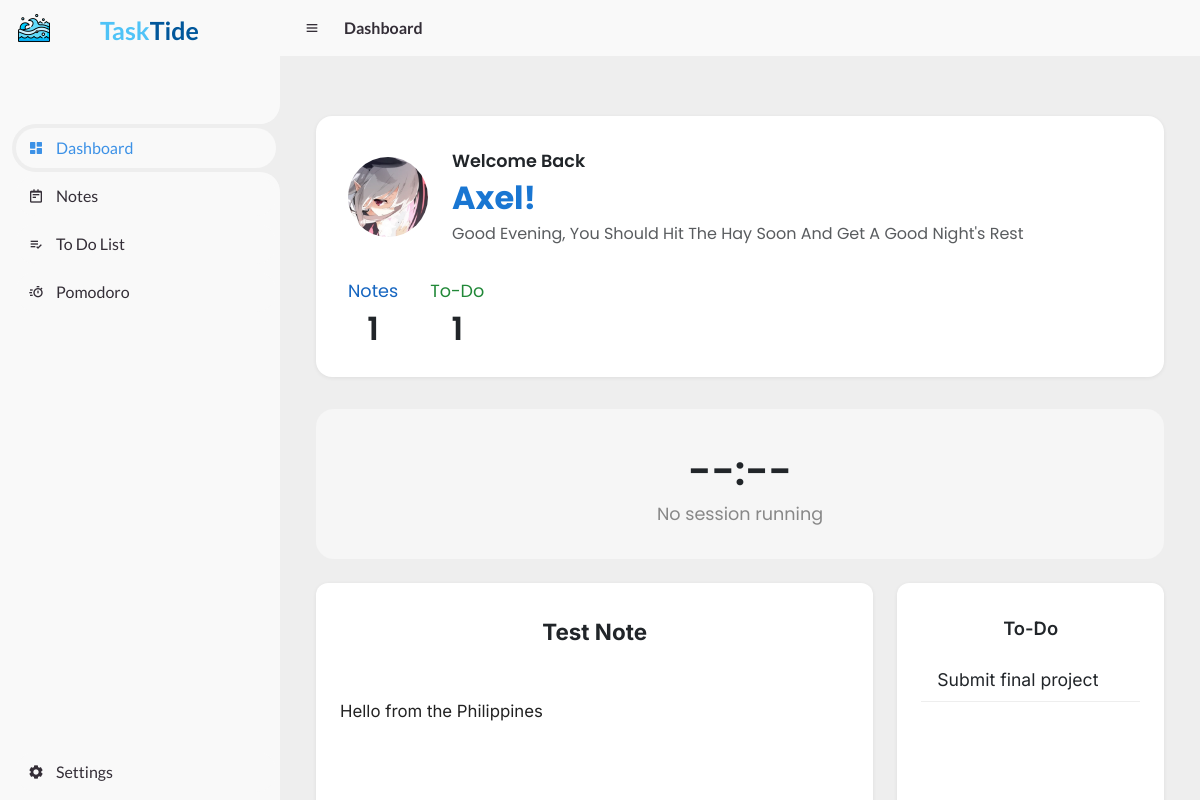
/ (signed in), run on the app's committed database.
### tables this page shows
CREATE TABLE users (
                       id INTEGER PRIMARY KEY AUTOINCREMENT,
                       username TEXT NOT NULL,
                       password TEXT NOT NULL,
                       profile_picture TEXT
                       );

CREATE TABLE notes (
                       id INTEGER PRIMARY KEY AUTOINCREMENT,
                       user_id INTEGER NOT NULL,
                       note_date DATA NOT NULL,
                       content TEXT, title TEXT,
                       FOREIGN KEY (user_id) REFERENCES users(id)
                       );

CREATE TABLE todos (
            id INTEGER PRIMARY KEY AUTOINCREMENT,
            user_id INTEGER NOT NULL,
            task TEXT NOT NULL,
            completed BOOLEAN DEFAULT 0,
            FOREIGN KEY (user_id) REFERENCES users(id)
        );

### app.py (the view)
@app.route("/")
@login_required
def dashboard():
    user_id = session.get("user_id")
    username = session.get("username")
    from datetime import datetime
    now = datetime.now()
    hour = now.hour
    if hour < 12:
        greeting = "Good Morning"
        subtext = "Let's Make Today A Productive Day"
    elif hour < 18:
        greeting = "Good Afternoon"
        subtext = "Remember To Take A Break From Time To Time"
    else:
        greeting = "Good Evening"
        subtext = "You Should Hit The Hay Soon And Get A Good Night's Rest"
    conn = get_db_connection()
    user = conn.execute("SELECT profile_picture FROM users WHERE id = ?", (user_id,)).fetchone()
    profile_picture = user["profile_picture"] if user else "placeholder.png"
    notes = conn.execute("SELECT * FROM notes WHERE user_id = ?", (user_id,)).fetchall()
    random_note = random.choice(notes) if notes else None
    notes_count = len(notes)
    todos = conn.execute("SELECT * FROM todos WHERE user_id = ?", (user_id,)).fetchall()
    todos_count = len(todos)
    conn.close()
    return render_template(
        "dashboard.html",
        username=username,
        greeting=greeting,
        subtext=subtext,
        profile_picture=profile_picture,
        notes_count=notes_count,
        todos_count=todos_count,
        todos=todos,
        random_note=random_note
    )

### app.py (called while the page is built)
@app.after_request
def after_request(response):
    response.headers["Cache-Control"] = "no-cache, no-store, must-revalidate"
    response.headers["Expires"] = 0
    response.headers["Pragma"] = "no-cache"
    return response

### helpers.py (called while the page is built)
def login_required(f):
    @wraps(f)
    def decorated_function(*args, **kwargs):
        if session.get("user_id") is None:
            return redirect("/login")
        return f(*args, **kwargs)
    return decorated_function

def get_db_connection():
    connection = sql.connect('data.db')
    connection.row_factory = sql.Row
    return connection

### templates/dashboard.html (shortened to what this page needs)
{% extends "layout.html" %}
{% block main %}
<div class="container-fluid py-4" style="max-width: 1200px;">
    <div style="
        background: #fff;
        border-radius: 16px;
        box-shadow: 0 1px 4px #0001;
        padding: 2rem 2rem 1.5rem 2rem;
        margin-bottom: 2rem;
        display: flex;
        align-items: center;
        justify-content: space-between;
        flex-wrap: wrap;
        gap: 2rem;
    ">
        <div class="d-flex align-items-center" style="gap: 1.5rem;">
            <img src="{{ url_for('static', filename='uploads/' ~ profile_picture) }}" class="rounded-circle" style="width: 80px; height: 80px; object-fit: cover;">
            <div>
                <div class="fw-semibold" style="font-size:1.1rem;">Welcome Back</div>
                <div style="font-size:2rem; font-weight:700; color:#1976d2;">{{ username }}!</div>
                <div class="text-muted" style="font-size:1rem;">{{ greeting }}, {{ subtext }}</div>
            </div>
        </div>
        <div class="d-flex" style="gap: 2rem;">
            <div class="text-center">
                <div style="font-size:1.1rem; color:#1565c0;">Notes</div>
                <div style="font-size:2rem; font-weight:600;">{{ notes_count }}</div>
            </div>
            <div class="text-center">
                <div style="font-size:1.1rem; color:#218838;">To-Do</div>
                <div style="font-size:2rem; font-weight:600;">{{ todos_count }}</div>
            </div>
        </div>
    </div>
    <div id="dashboard-pomodoro-card" class="mb-4" style="background:#f6f6f6; border-radius:18px; padding:2rem 1.5rem; display:flex; flex-direction:column; align-items:center;">
        <div id="dashboard-pomodoro-timer" style="font-size:2.5rem; font-weight:600;">--:--</div>
        <div id="dashboard-pomodoro-status" style="font-size:1.1rem; color:#888;">No session running</div>
    </div>
    <div class="row" style="gap:0;">
        <div class="col-md-8 mb-4" style="flex: 0 0 66.666%; max-width: 66.666%;">
            <div style="background:#fff; border-radius:12px; padding:2rem 1.5rem; height:320px; box-shadow:0 1px 4px #0001; font-family: 'Inter', 'Segoe UI', system-ui, sans-serif; display: flex; flex-direction: column;">
                {% if random_note %}
                    <div style="text-align:center; font-size:1.4rem; font-weight:700;">
                        {{ random_note.title or "Untitled Note" }}
                    </div>
                    <div style="
                        font-size:1.05rem;
                        color:#222;
                        text-align:left;
                        white-space:pre-line;
                        overflow: hidden;
                        text-overflow: ellipsis;
                        display: -webkit-box;
                        -webkit-line-clamp: 8;
                        line-clamp: 8;
                        -webkit-box-orient: vertical;
                        word-break:break-word;
                    ">
                        {{ random_note.content or "" }}
                    </div>
                {% else %}
                    <div style="text-align:center; font-size:1.2rem; color:#888;">No notes yet.</div>
                {% endif %}
            </div>
        </div>
        <div class="col-md-4 mb-4" style="flex: 0 0 33.333%; max-width: 33.333%;">
            <div style="background:#fff; border-radius:12px; padding:2rem 1.5rem; height:320px; box-shadow:0 1px 4px #0001; font-family: 'Inter', 'Segoe UI', system-ui, sans-serif; display: flex; flex-direction: column;">
                <div style="font-size:1.15rem; font-weight:600; margin-bottom:1rem; text-align:center;">To-Do</div>
                <ul class="list-group list-group-flush" style="flex: 1 1 auto; overflow-y:auto;">
                    {% set active_todos = todos | selectattr('completed', 'equalto', 0) | list %}
                    {% if active_todos|length == 0 %}
                        <li class="list-group-item text-muted" style="background:transparent; text-align:center;">Currently no to-do.</li>
                    {% else %}
                        {% for todo in active_todos %}
                            <li class="list-group-item d-flex justify-content-between align-items-center"
                                style="background:transparent; border:0; border-bottom:1px solid #eee; overflow:hidden;">
                                <span style="
                                    display: block;
                                    overflow: hidden;
                                    text-overflow: ellipsis;
                                    white-space: nowrap;
                                    max-width: 100%;
                                    word-break:break-word;
                                " title="{{ todo.task }}">
                                    {{ todo.task }}
                                </span>
                            </li>
                        {% endfor %}
                    {% endif %}
                </ul>
            </div>
        </div>
    </div>
</div>
{% endblock %}

### static/styles.css (style rules this page uses)
* { margin: 0; padding: 0; box-sizing: border-box; }
li { list-style: none; }
:root { --poppins: 'Poppins', sans-serif; --lato: 'Lato', sans-serif; --light: #F9F9F9; --blue: #3C91E6; --light-blue: #CFE8FF; --grey: #eee; --dark-grey: #AAAAAA; --dark: #342E37; --red: #DB504A; --yellow: #FFCE26; --light-yellow: #FFF2C6; --orange: #FD7238; --light-orange: #FFE0D3; }
html { overflow-x: hidden; }
body { background: var(--grey); overflow-x: hidden; }
.list-group-item { font-size: 1.1rem; }

### data on the page
users: profile_picture (picture), username "Axel"
notes: title "Test Note", content "Hello from the Philippines"
todos: task "Submit final project"

### other printed values
{{ greeting }} "Good Evening"
{{ subtext }} "You Should Hit The Hay Soon And Get A Good Night's Rest"
{{ notes_count }} "1"
{{ todos_count }} "1"
